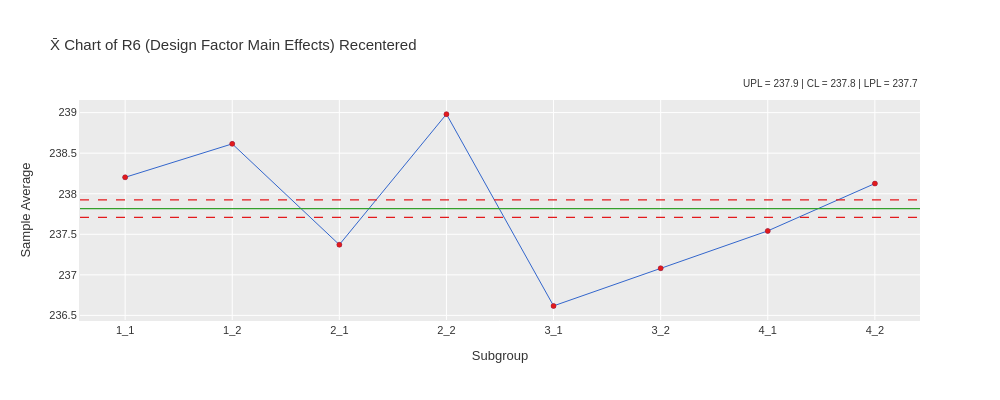

The code cell stored with this chart in its notebook:
### Markdown cell above
### Process Design Conditions Main Effects - Factor 1 and Factor 2 - Sample Averages (matches)

### Code cell
study_sds1.execute(chart='xbar', by=[pb.cols.FACTOR_1,pb.cols.FACTOR_2], value='R6',recentered=True).plot(theme='ggplot').show()

### Figure 1 — Plotly figure (JSON) as saved in the notebook; plotly's stock layout.template omitted (floating-point values rounded to 4 significant figures)
{"data": [{"hovertemplate": "%{x}<br>%{y:.3f}<extra></extra>", "line": {"color": "#3366CC", "width": 1.0}, "marker": {"color": "#3366CC", "size": 5}, "mode": "lines+markers", "name": "Xbar", "opacity": 1.0, "type": "scatter", "x": ["1_1", "1_2", "2_1", "2_2", "3_1", "3_2", "4_1", "4_2"], "y": [238.2, 238.6, 237.4, 239.0, 236.6, 237.1, 237.5, 238.1]}, {"hovertemplate": "Beyond Limits<br>%{x}<br>%{y:.3f}<extra></extra>", "marker": {"color": "#E31A1C", "line": {"color": "#B2182B", "width": 0.5}, "size": 5, "symbol": "circle"}, "mode": "markers", "name": "Beyond Limits", "showlegend": false, "type": "scatter", "x": ["1_1", "1_2", "2_1", "2_2", "3_1", "3_2", "4_1", "4_2"], "y": [238.2, 238.6, 237.4, 239.0, 236.6, 237.1, 237.5, 238.1]}], "layout": {"annotations": [{"bgcolor": "rgba(255,255,255,0.7)", "font": {"color": "#333333", "size": 10}, "showarrow": false, "text": "UPL = 237.9 | CL = 237.8 | LPL = 237.7", "x": 1.0, "xanchor": "right", "xref": "paper", "y": 1.04, "yanchor": "bottom", "yref": "paper"}], "font": {"color": "#333333", "family": "sans-serif", "size": 11}, "height": 400, "hovermode": "x unified", "margin": {"b": 80}, "paper_bgcolor": "white", "plot_bgcolor": "#EBEBEB", "shapes": [{"line": {"color": "#E31A1C", "dash": "dash", "width": 1.2}, "type": "line", "x0": 0, "x1": 1, "xref": "x domain", "y0": 237.9, "y1": 237.9}, {"line": {"color": "#E31A1C", "dash": "dash", "width": 1.2}, "type": "line", "x0": 0, "x1": 1, "xref": "x domain", "y0": 237.7, "y1": 237.7}, {"line": {"color": "#33A02C", "dash": "solid", "width": 1.2}, "type": "line", "x0": 0, "x1": 1, "xref": "x domain", "y0": 237.8, "y1": 237.8}], "showlegend": false, "title": {"text": "X̄ Chart of R6 (Design Factor Main Effects) Recentered"}, "width": 1000, "xaxis": {"automargin": true, "gridcolor": "white", "gridwidth": 1.0, "linecolor": "#EBEBEB", "linewidth": 1.0, "showgrid": true, "showline": true, "title": {"text": "Subgroup"}, "type": "category"}, "yaxis": {"gridcolor": "white", "gridwidth": 1.0, "linecolor": "#EBEBEB", "linewidth": 1.0, "showgrid": true, "showline": true, "title": {"text": "Sample Average"}, "zeroline": false}}}
